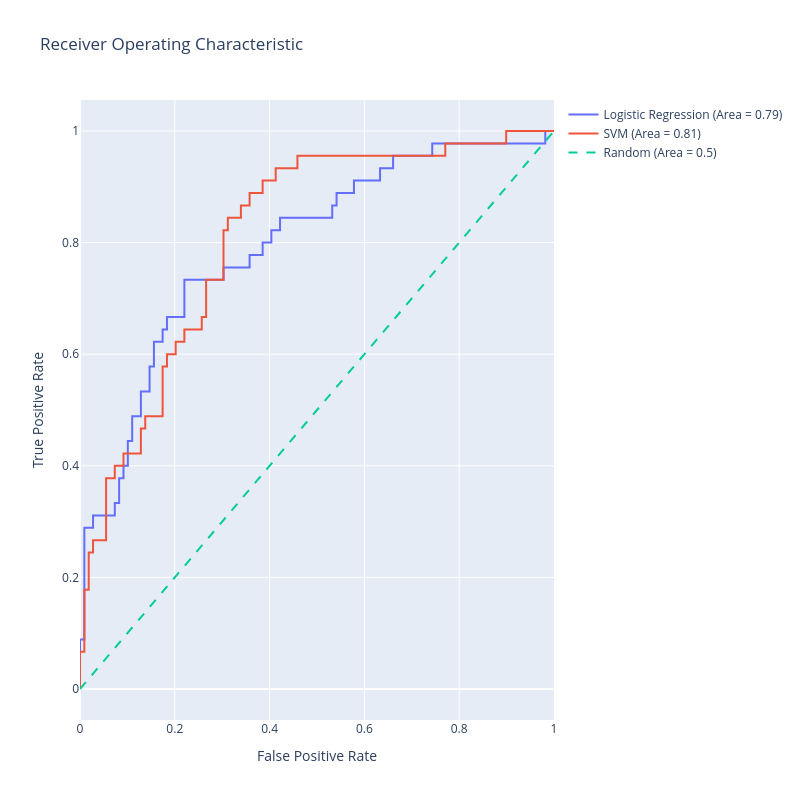

Source (notebook cell):
### Code cell
import numpy as np
import plotly.graph_objects as go
from sklearn.linear_model import LogisticRegression
from sklearn.svm import SVC
from sklearn.metrics import roc_curve, roc_auc_score
from sklearn.preprocessing import StandardScaler

# Assuming that X_train, X_test, y_train, y_test are already defined

# SVM requires feature scaling for better performance
scaler = StandardScaler()
X_train_scaled = scaler.fit_transform(X_train)
X_test_scaled = scaler.transform(X_test)

# Logistic Regression model
lr_model = LogisticRegression(max_iter=1000)
lr_model.fit(X_train, y_train)
lr_scores = lr_model.predict_proba(X_test)[:,1]

# SVM model
svm_model = SVC(probability=True)
svm_model.fit(X_train_scaled, y_train)
svm_scores = svm_model.predict_proba(X_test_scaled)[:,1]

# Generate ROC curve data for logistic regression model
lr_fpr, lr_tpr, lr_thresholds = roc_curve(y_test, lr_scores)
lr_auc = roc_auc_score(y_test, lr_scores)

# Generate ROC curve data for SVM model
svm_fpr, svm_tpr, svm_thresholds = roc_curve(y_test, svm_scores)
svm_auc = roc_auc_score(y_test, svm_scores)

# Generate a trace for the Logistic Regression ROC curve
trace0 = go.Scatter(
    x=lr_fpr,
    y=lr_tpr,
    mode='lines',
    name=f'Logistic Regression (Area = {lr_auc:.2f})'
)

# Generate a trace for the SVM ROC curve
trace1 = go.Scatter(
    x=svm_fpr,
    y=svm_tpr,
    mode='lines',
    name=f'SVM (Area = {svm_auc:.2f})'
)

# Diagonal line
trace2 = go.Scatter(
    x=[0, 1],
    y=[0, 1],
    mode='lines',
    name='Random (Area = 0.5)',
    line=dict(dash='dash')
)

data = [trace0, trace1, trace2]

# Define layout with square aspect ratio
layout = go.Layout(
    title='Receiver Operating Characteristic',
    xaxis=dict(title='False Positive Rate'),
    yaxis=dict(title='True Positive Rate'),
    autosize=False,
    width=800,
    height=800,
    showlegend=True
)

# Define figure and add data
fig = go.Figure(data=data, layout=layout)

# Show figure
fig.show()

### Figure 1 — Plotly figure (JSON) as saved in the notebook; plotly's stock layout.template omitted (floating-point values rounded to 4 significant figures)
{"data": [{"mode": "lines", "name": "Logistic Regression (Area = 0.79)", "type": "scatter", "x": [0.0, 0.0, 0.0, 0.009174, 0.009174, 0.02752, 0.02752, 0.07339, 0.07339, 0.08257, 0.08257, 0.09174, 0.09174, 0.1009, 0.1009, 0.1101, 0.1101, 0.1284, 0.1284, 0.1468, 0.1468, 0.156, 0.156, 0.1743, 0.1743, 0.1835, 0.1835, 0.2202, 0.2202, 0.3028, 0.3028, 0.3578, 0.3578, 0.3853, 0.3853, 0.4037, 0.4037, 0.422, 0.422, 0.5321, 0.5321, 0.5413, 0.5413, 0.578, 0.578, 0.633, 0.633, 0.6606, 0.6606, 0.7431, 0.7431, 0.9817, 0.9817, 1.0], "y": [0.0, 0.02222, 0.08889, 0.08889, 0.2889, 0.2889, 0.3111, 0.3111, 0.3333, 0.3333, 0.3778, 0.3778, 0.4, 0.4, 0.4444, 0.4444, 0.4889, 0.4889, 0.5333, 0.5333, 0.5778, 0.5778, 0.6222, 0.6222, 0.6444, 0.6444, 0.6667, 0.6667, 0.7333, 0.7333, 0.7556, 0.7556, 0.7778, 0.7778, 0.8, 0.8, 0.8222, 0.8222, 0.8444, 0.8444, 0.8667, 0.8667, 0.8889, 0.8889, 0.9111, 0.9111, 0.9333, 0.9333, 0.9556, 0.9556, 0.9778, 0.9778, 1.0, 1.0]}, {"mode": "lines", "name": "SVM (Area = 0.81)", "type": "scatter", "x": [0.0, 0.0, 0.0, 0.009174, 0.009174, 0.01835, 0.01835, 0.02752, 0.02752, 0.05505, 0.05505, 0.07339, 0.07339, 0.09174, 0.09174, 0.1284, 0.1284, 0.1376, 0.1376, 0.1743, 0.1743, 0.1835, 0.1835, 0.2018, 0.2018, 0.2202, 0.2202, 0.2569, 0.2569, 0.2661, 0.2661, 0.3028, 0.3028, 0.3119, 0.3119, 0.3394, 0.3394, 0.3578, 0.3578, 0.3853, 0.3853, 0.4128, 0.4128, 0.4587, 0.4587, 0.7706, 0.7706, 0.8991, 0.8991, 1.0], "y": [0.0, 0.02222, 0.06667, 0.06667, 0.1778, 0.1778, 0.2444, 0.2444, 0.2667, 0.2667, 0.3778, 0.3778, 0.4, 0.4, 0.4222, 0.4222, 0.4667, 0.4667, 0.4889, 0.4889, 0.5778, 0.5778, 0.6, 0.6, 0.6222, 0.6222, 0.6444, 0.6444, 0.6667, 0.6667, 0.7333, 0.7333, 0.8222, 0.8222, 0.8444, 0.8444, 0.8667, 0.8667, 0.8889, 0.8889, 0.9111, 0.9111, 0.9333, 0.9333, 0.9556, 0.9556, 0.9778, 0.9778, 1.0, 1.0]}, {"line": {"dash": "dash"}, "mode": "lines", "name": "Random (Area = 0.5)", "type": "scatter", "x": [0, 1], "y": [0, 1]}], "layout": {"autosize": false, "height": 800, "showlegend": true, "title": {"text": "Receiver Operating Characteristic"}, "width": 800, "xaxis": {"title": {"text": "False Positive Rate"}}, "yaxis": {"title": {"text": "True Positive Rate"}}}}
